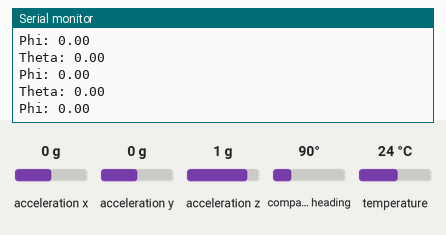
Recording of a sketch running on a simulated Arduino Mega 2560, built with avr-gcc and run on an emulated ATmega2560. Parts: the last lines printed to the serial monitor. The test bench sets the inputs (shaded band); at power-on: acceleration y 0 g, acceleration z 1 g, compass heading 90°, acceleration x 0 g, temperature 24 °C.

Above: at 3.2 s.
3.3 s: acceleration y set to -1.4 g
At 4.0 s:
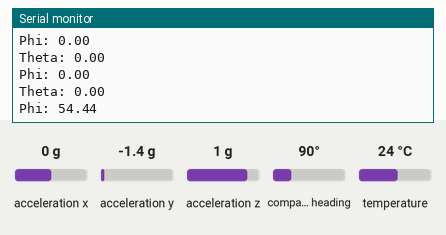
4.8 s: acceleration z set to -1.4 g
At 5.5 s:
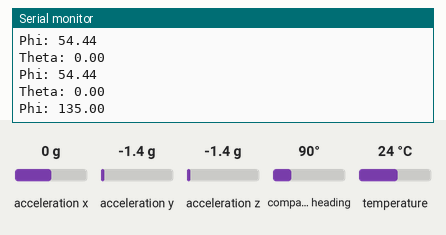
6.3 s: compass heading set to 7°
At 6.3 s:
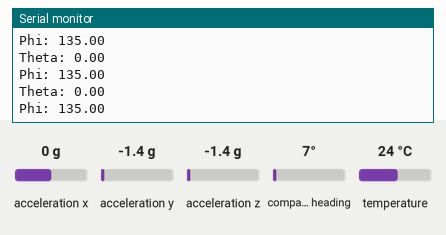
Timing chart, 0 to 9.3 s (numbered marks = the images above; inputs shaded):
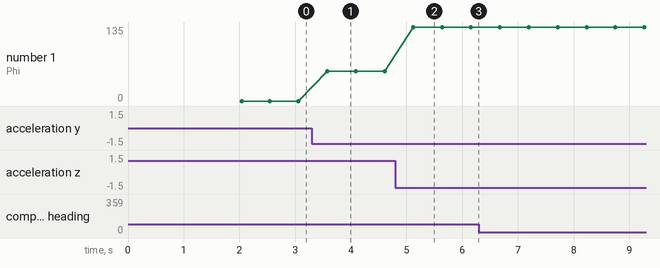

Measured:
- after the input at 3.3 s, the serial monitor: prints a new line after 0.27 s (image 1)
- after the input at 4.8 s, the serial monitor: prints a new line after 0.32 s (image 2)
- plotted number 1: 0 → 54.44 after the input at 3.3 s, 54.44 → 135 after the input at 4.8 s

The sketch:

MasterTest.ino
```cpp
// required for IMU calculations
#include <Wire.h>
#include <Adafruit_Sensor.h>
#include <Adafruit_BNO055.h>
#include <utility/imumaths.h>

// for sign operations
#define sgn(x) ((x) < 0 ? -1 : ((x) > 0 ? 1 : 0))

// the sample rate delay and IMU
#define BNO055_SAMPLERATE_DELAY_MS (500)
Adafruit_BNO055 myIMU = Adafruit_BNO055(55);

//  Pins for BT
//  BT VCC to Arduino 5V out.
//  BT GND to GND
//  Arduino 48 (Mega) RX -> BT TX no need voltage divider
//  Arduino 46 (Mega) TX -> BT RX through a voltage divider (5v to 3.3v)

// https://www.pjrc.com/teensy/td_libs_AltSoftSerial.html
#include <AltSoftSerial.h>
AltSoftSerial sender;

char c = ' ';
boolean NL = true;

// the curent angles at the time of calibration
float shift_theta = 0.0;
float shift_phi = 0.0;
int updateCount = 0;

// the maximum values of theta and phi
int maxAngle = 30;

// to deal with gimbal lock
int dangerZone = 60;

// to keep track of the current firing mode
// 0 = fine
// 1 = coarse
int sensitivityMode = 1;

// the minimum angle needed to activate
int sensitivity[] = { 7, 15 };

// maps input to output positions
float mapFloat(long x, long in_min, long in_max, long out_min, long out_max) {
  return (float)(x - in_min) * (out_max - out_min) / (float)(in_max - in_min) + out_min;
}

// returns the shifted value of theta after calibration
float getTheta(imu::Vector<3> euler) {

  float shifted = euler.x() + (-1.0 * shift_theta);

  // to bound the angle from -180 to 180 degrees
  if (shifted > 180.0) {
    return shifted - 360.0;
  } else if (shifted < -180.0) {
    return shifted + 360.0;
  } else {
    return shifted;
  }
}

// returns the shifted value of phi after calibration
float getPhi(imu::Vector<3> euler) {
  return euler.z() + (-1.0 * shift_phi);
}

// updates the euler shift angles (theta and phi)
void updateShifts() {

  // calibrate and obtain the euler angles from the IMU
  uint8_t system, gyro, accel, mg = 0;
  myIMU.getCalibration(&system, &gyro, &accel, &mg);
  imu::Vector<3> euler = myIMU.getVector(Adafruit_BNO055::VECTOR_EULER);

  // euler x = theta
  shift_theta = euler.x();

  // euler z = phi
  shift_phi = euler.z();
}

void setup(void) {
  // start serial monitor communication at 9600 baud rate
  Serial.begin(9600);
  Serial.print("Sketch:   ");
  Serial.println(__FILE__);
  Serial.print("Uploaded: ");
  Serial.println(__DATE__);
  Serial.println(" ");

  // start sender BT at 9600 baud rate
  sender.begin(9600);
  Serial.println("Sender started at 9600");

  myIMU.begin();
  delay(1000);
  int8_t temp = myIMU.getTemp();
  myIMU.setExtCrystalUse(true);

  // 1 second delay
  delay(1000);
}

void loop(void) {
  // zero the IMU at the very beginning of the program
  if (updateCount < 1) {
    updateShifts();
    Serial.println("Calibrated\n");
    updateCount++;
  }

  // obtain the current euler angles of the imu
  imu::Vector<3> euler = myIMU.getVector(Adafruit_BNO055::VECTOR_EULER);

  Serial.print("Theta: ");
  Serial.println(getTheta(euler));
  Serial.print("Phi: ");
  Serial.println(getPhi(euler));
  Serial.println("");

  // send theta and phi to receiver separated by a space
  sender.print(getTheta(euler));
  sender.print(" ");
  sender.println(getPhi(euler));

  // delay for the designated sample rate delay
  delay(BNO055_SAMPLERATE_DELAY_MS);
}
```
